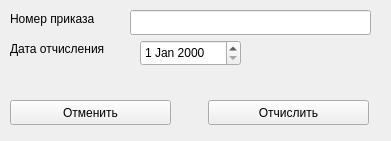
   <widget class="QWidget" name="widget" native="true">
    <property name="geometry">
     <rect>
      <x>300</x>
      <y>0</y>
      <width>391</width>
      <height>141</height>
     </rect>
    </property>
    <property name="autoFillBackground">
     <bool>true</bool>
    </property>
    <widget class="QLabel" name="label_32">
     <property name="geometry">
      <rect>
       <x>10</x>
       <y>10</y>
       <width>121</width>
       <height>17</height>
      </rect>
     </property>
     <property name="text">
      <string>Номер приказа</string>
     </property>
    </widget>
    <widget class="QLineEdit" name="lineEdit_12">
     <property name="geometry">
      <rect>
       <x>130</x>
       <y>10</y>
       <width>241</width>
       <height>25</height>
      </rect>
     </property>
    </widget>
    <widget class="QLabel" name="label_33">
     <property name="geometry">
      <rect>
       <x>10</x>
       <y>40</y>
       <width>131</width>
       <height>17</height>
      </rect>
     </property>
     <property name="text">
      <string>Дата отчисления</string>
     </property>
    </widget>
    <widget class="QDateEdit" name="dateEdit_2">
     <property name="geometry">
      <rect>
       <x>140</x>
       <y>40</y>
       <width>101</width>
       <height>26</height>
      </rect>
     </property>
    </widget>
    <widget class="QPushButton" name="pushButton_12">
     <property name="geometry">
      <rect>
       <x>208</x>
       <y>100</y>
       <width>161</width>
       <height>25</height>
      </rect>
     </property>
     <property name="cursor">
      <cursorShape>PointingHandCursor</cursorShape>
     </property>
     <property name="text">
      <string>Отчислить</string>
     </property>
    </widget>
    <widget class="QPushButton" name="pushButton_13">
     <property name="geometry">
      <rect>
       <x>10</x>
       <y>100</y>
       <width>161</width>
       <height>25</height>
      </rect>
     </property>
     <property name="cursor">
      <cursorShape>PointingHandCursor</cursorShape>
     </property>
     <property name="text">
      <string>Отменить</string>
     </property>
    </widget>
   </widget>
